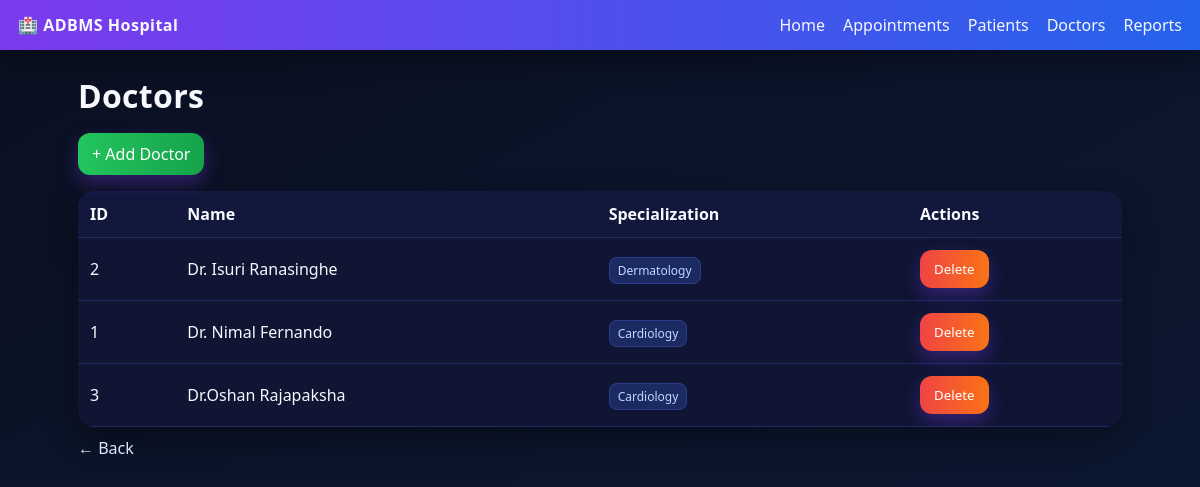
Page /doctors on the committed database.
### tables this page shows
CREATE TABLE Doctors (
        doctor_id    INTEGER PRIMARY KEY AUTOINCREMENT,
        full_name    TEXT NOT NULL,
        specialization TEXT NOT NULL
    );

### app.py (the view)
@app.route("/doctors")
def doctors():
    conn = get_db()
    rows = conn.execute("SELECT * FROM Doctors ORDER BY full_name").fetchall()
    conn.close()
    return render_template("doctors.html", rows=rows)

### app.py (called while the page is built)
def get_db():
    conn = sqlite3.connect(DB_PATH)
    conn.row_factory = sqlite3.Row
    conn.execute("PRAGMA foreign_keys = ON;")
    return conn

### templates/doctors.html
{% extends "layout.html" %}
{% block content %}
<h1 class="title">Doctors</h1>
<p><a class="btn success" href="{{ url_for('doctor_new') }}">+ Add Doctor</a></p>
<table>
  <thead><tr><th>ID</th><th>Name</th><th>Specialization</th><th>Actions</th></tr></thead>
  <tbody>
  {% for r in rows %}
    <tr>
      <td>{{r.doctor_id}}</td>
      <td>{{r.full_name}}</td>
      <td><span class="badge">{{r.specialization}}</span></td>
      <td>
        <form action="{{ url_for('doctor_delete', doctor_id=r.doctor_id) }}" method="post" style="display:inline;">
          <button class="btn danger" type="submit" onclick="return confirm('Delete this doctor?')">Delete</button>
        </form>
      </td>
    </tr>
  {% endfor %}
  </tbody>
</table>
<p style="margin-top:10px;"><a href="{{ url_for('home') }}">← Back</a></p>
{% endblock %}

### static/style.css (style rules this page uses)
:root { --bg:#0b1021; --panel:#0f1533; --muted:#a3b0d7; --text:#f7f9ff; --accent:#7c3aed; --accent2:#2563eb; --accent3:#10b981; --danger:#ef4444; --card:#121938; --shadow:0 12px 30px rgba(0,0,0,.35); }
* { box-sizing:border-box;font-family:ui-sans-serif,system-ui,Segoe UI,Roboto,Arial }
html,body { height:100% }
body { margin:0;background:linear-gradient(150deg, #0b1021 0%, #0b142a 40%, #0c1933 100%);color:var(--text) }
a { color:#dbe7ff;text-decoration:none }
.title { margin:8px 0 16px;font-weight:800;letter-spacing:.3px }
.btn { display:inline-block;padding:10px 14px;border:0;border-radius:12px;cursor:pointer;background:linear-gradient(90deg,var(--accent),var(--accent2));color:#fff;box-shadow:0 8px 18px rgba(124,58,237,.35) }
.btn.success { background:linear-gradient(90deg, #22c55e, #16a34a) }
.btn.danger { background:linear-gradient(90deg, #ef4444, #f97316) }
table { width:100%;border-collapse:collapse;background:var(--panel);border-radius:16px;overflow:hidden;box-shadow:var(--shadow) }
thead { background:#11183b }
td,th { padding:12px;border-bottom:1px solid #1f2a60;text-align:left }
.badge { background:#1c2a62;border:1px solid #2a3b8a;color:#c4d5ff;padding:4px 8px;border-radius:8px;font-size:12px }

### rows in the picture
Doctors: doctor_id "2", full_name "Dr. Isuri Ranasinghe", specialization "Dermatology"
Doctors: doctor_id "1", full_name "Dr. Nimal Fernando", specialization "Cardiology"
Doctors: doctor_id "3", full_name "Dr.Oshan Rajapaksha", specialization "Cardiology"
